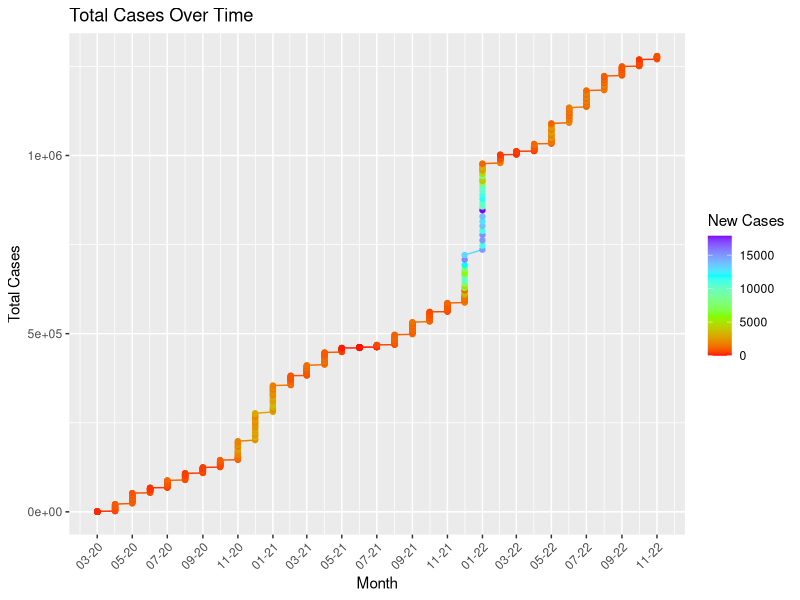
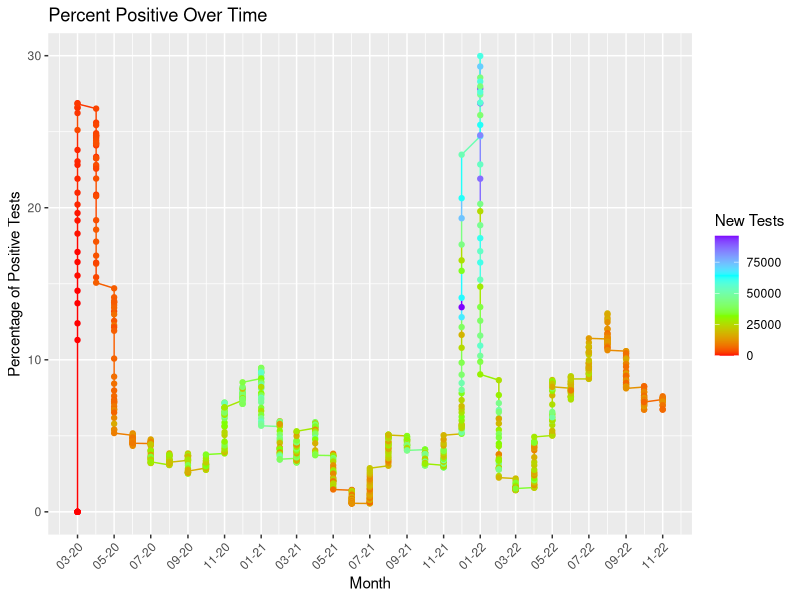
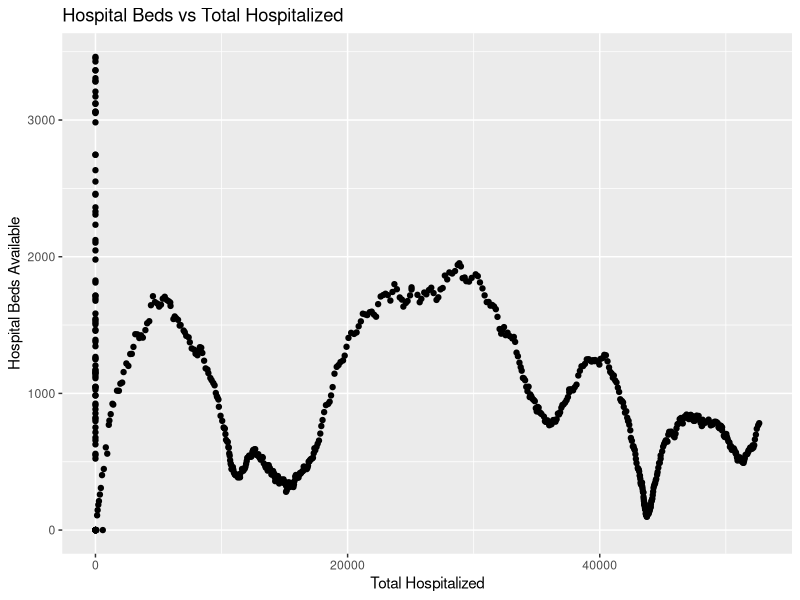
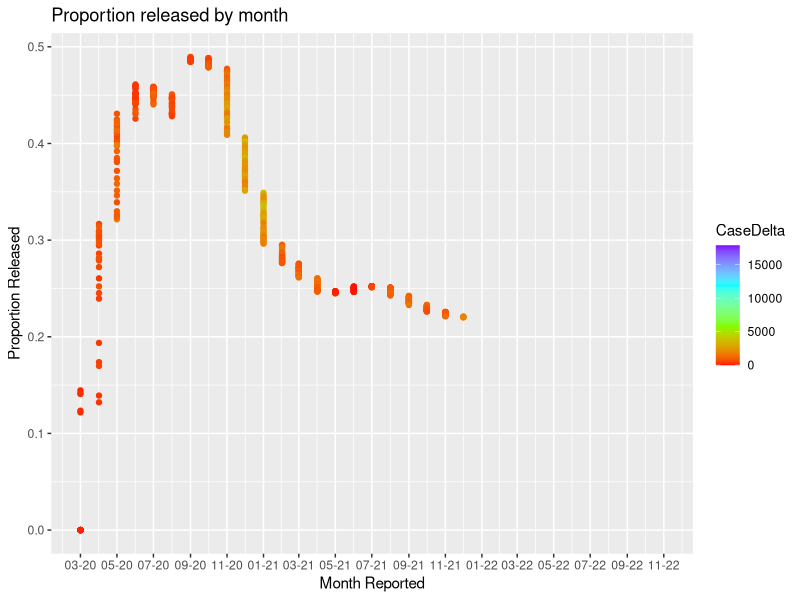
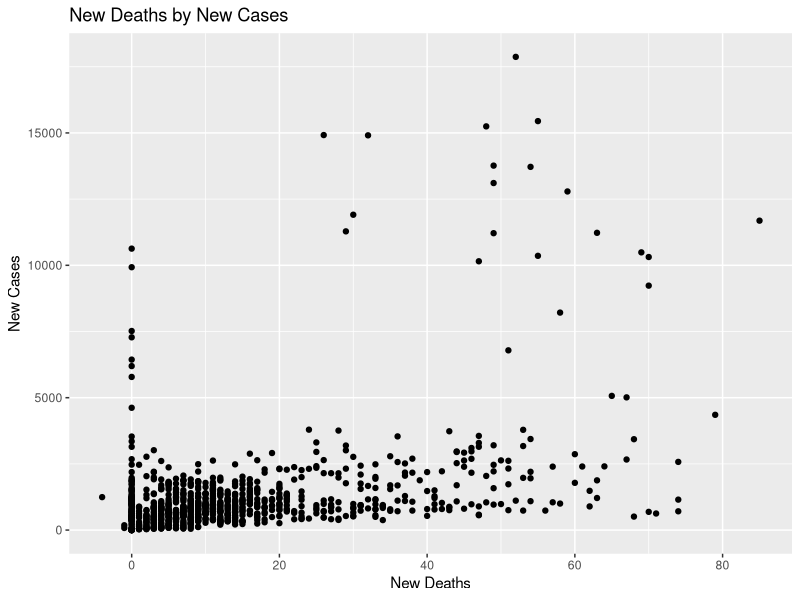
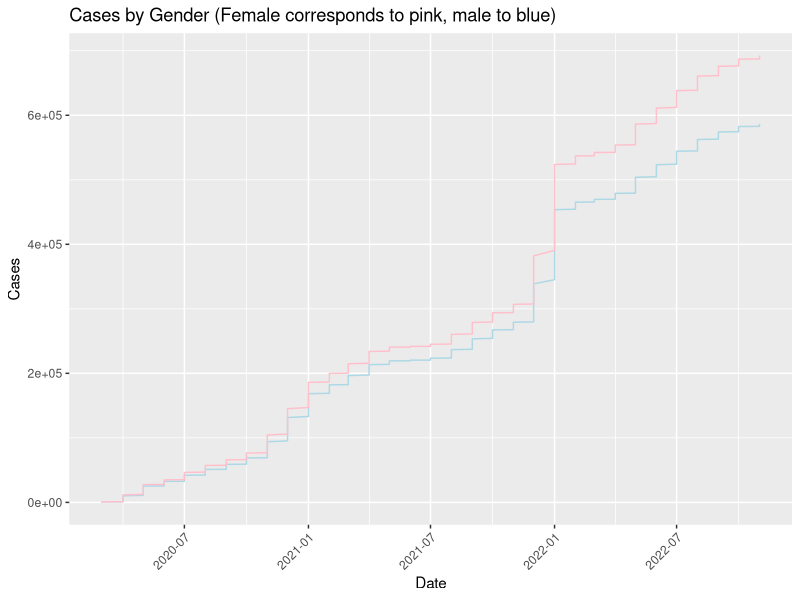

Reproduce these figures in R, in order.
## ---- chunk 1
knitr::opts_chunk$set(echo = TRUE)
## ---- chunk 2

library(data.table)
df <- fread('MD_COVID-19_-_MASTER_Case_Tracker.csv')
show(df)
## ---- chunk 3
library(tidyverse)
library(lubridate)
library(dplyr)
## ---- chunk 4


df1 <- df %>% dplyr::mutate(year = year(as.Date(df$ReportDate,format="%m/%d/%Y")),
                 month = lubridate::month(as.Date(df$ReportDate,format="%m/%d/%Y")),
                 day = lubridate::day(as.Date(df$ReportDate,format="%m/%d/%Y")),
                 date = my(format(as.Date(df$ReportDate,format = "%m/%d/%Y"),"%m/%y")))
## ---- chunk 5
ggplot(data=df1, aes(x=df1$date, y=df1$TotalCases, color= df1$CaseDelta)) +
  labs(x = "Month", y = "Total Cases", color = "New Cases") +
  scale_colour_gradientn(colors=rainbow(4)) +
  geom_line()+
  geom_point() +
  scale_x_date(date_labels = "%m-%y",
               date_breaks = "2 month") +
  ggtitle("Total Cases Over Time") +
  theme(axis.text.x = element_text(angle = 45, hjust=1))
## ---- chunk 6
ggplot(data=df1, aes(x=df1$date, y=df1$PosTestPercent, color = df1$TestsDelta)) +
  geom_line() +
  labs(color = "New Tests", x = "Month", y = "Percentage of Positive Tests") +
  scale_colour_gradientn(colors=rainbow(4)) +
  geom_point() +
  scale_x_date(date_labels = "%m-%y",
               date_breaks = "2 month") +
  ggtitle("Percent Positive Over Time") + 
  theme(axis.text.x = element_text(angle = 45, hjust=1))
## ---- chunk 7
ggplot(data=df1, aes(x=df1$total_hospitalized, y=df1$bedsTotal)) +
  xlab("Total Hospitalized") +
  ylab("Hospital Beds Available") +
  ggtitle("Hospital Beds vs Total Hospitalized") +
  geom_point()
## ---- chunk 8
proportion_released = df1$total_released / df1$total_hospitalized
ggplot(data=df1, aes(x=df1$date, y=proportion_released, color=CaseDelta)) +
  scale_colour_gradientn(colors=rainbow(4)) +
  xlab("Month Reported") +
  ylab("Proportion Released") +
  geom_point() +
  scale_x_date(date_labels = "%m-%y",
               date_breaks = "2 month") +
  ggtitle("Proportion released by month")
  theme(axis.text.x = element_text(angle = 45, hjust=1))

## ---- chunk 9
df1[is.na(df1)] = 0
ggplot(data=df1, aes(x=df1$deathsDelta, y=df1$CaseDelta)) +
  labs(y = "New Cases", x = "New Deaths") +
  geom_point() +
  ggtitle("New Deaths by New Cases")
  geom_abline(color = "red")
## ---- chunk 10

ggp1 <- ggplot(data = df1, aes(x=df1$date)) +       
  geom_line(aes(y = df1$genMale), color = "lightblue") +
  geom_line(aes(y = df1$genFemale), color = "pink") +
  labs(x="Date", y="Cases") +
  ggtitle("Cases by Gender (Female corresponds to pink, male to blue)") +
  theme(axis.text.x = element_text(angle = 45, hjust=1))

ggp1     
